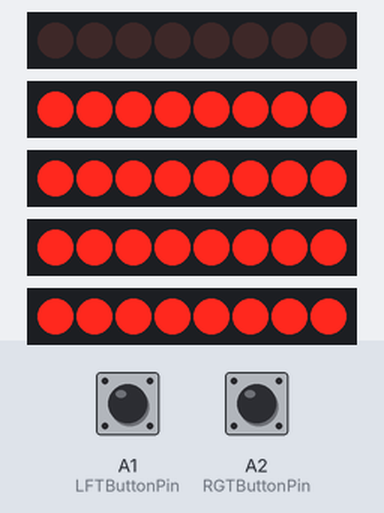
This sketch was run on a simulated Arduino Uno, built with avr-gcc and run on an emulated ATmega328P. On the bench: 5 × 8 shift-register outputs drawn as a row of LEDs (first output left, lit = HIGH). Wiring (inferred from the names in the program): 5 × shift register (74HC595): data pin 4, shift clock pin 3, latch pin 2 / data pin 12, shift clock pin 5 / data pin 6, shift clock pin 7 / data pin 10, shift clock pin 11 / data pin 8, shift clock pin 9. Wiring (inferred from the signals the program sends): 5 × row of LEDs: on Q0, Q1, Q2, Q3, Q4, Q5, Q6, Q7 / on Q0, Q1, Q2, Q3, Q4, Q5, Q6, Q7 / on Q0, Q1, Q2, Q3, Q4, Q5, Q6, Q7 / on Q0, Q1, Q2, Q3, Q4, Q5, Q6, Q7 / on Q0, Q1, Q2, Q3, Q4, Q5, Q6, Q7. Inputs (shaded band) come from the test bench; at power-on: A1 (LFTButtonPin) LOW, A2 (RGTButtonPin) LOW.

Above: at 1.3 s.
1.4 s: A1 (LFTButtonPin) pulled HIGH for 1 s
At 2.77 s:
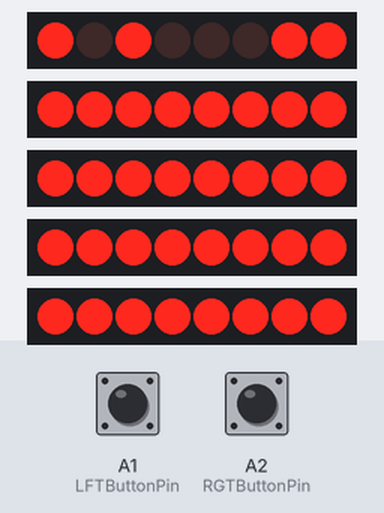
3.0 s: A2 (RGTButtonPin) pulled HIGH for 3.2 s
At 6.8 s:
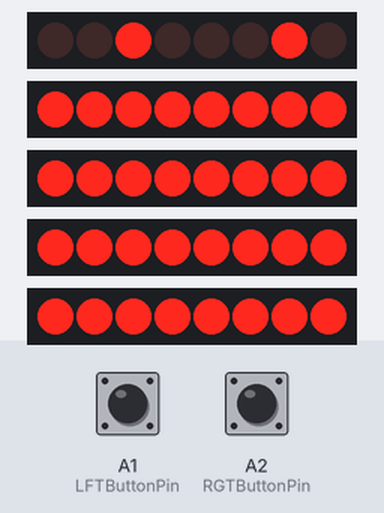
7.7 s: A2 (RGTButtonPin) pulled HIGH for 1 s
At 8.41 s:
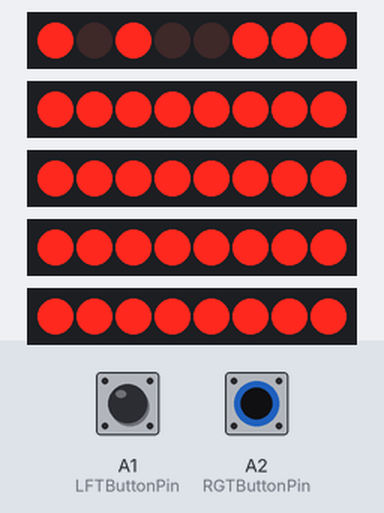
9.3 s: A1 (LFTButtonPin) pulled HIGH for 3.2 s
At 9.77 s:
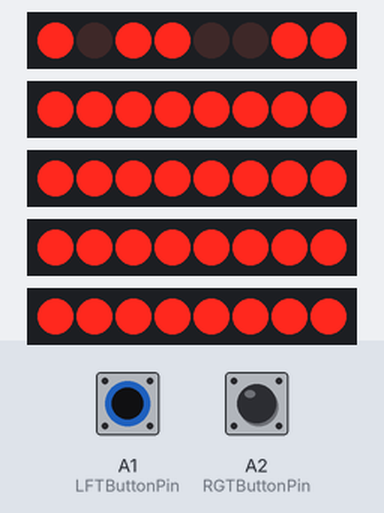
15.5 s: A1 (LFTButtonPin) pulled HIGH for 0.15 s
At 16.11 s:
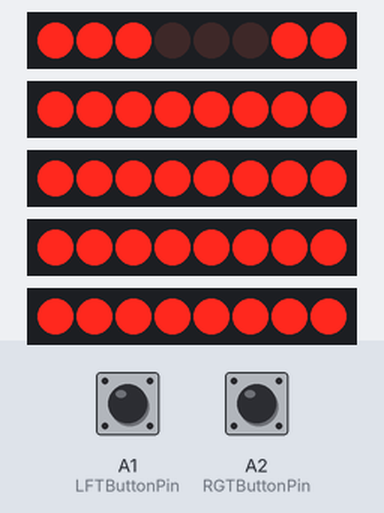
16.2 s: A2 (RGTButtonPin) pulled HIGH for 0.15 s
At 16.45 s:
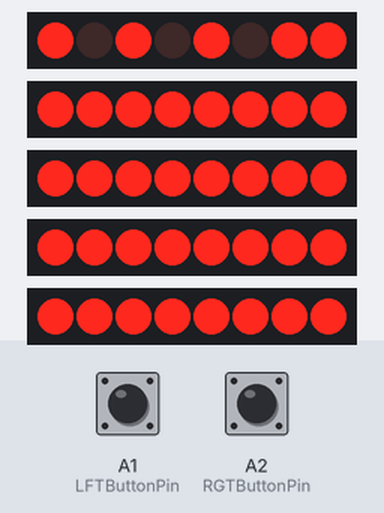
Timing chart, 0 to 33.2 s (numbered marks = the images above; inputs shaded):
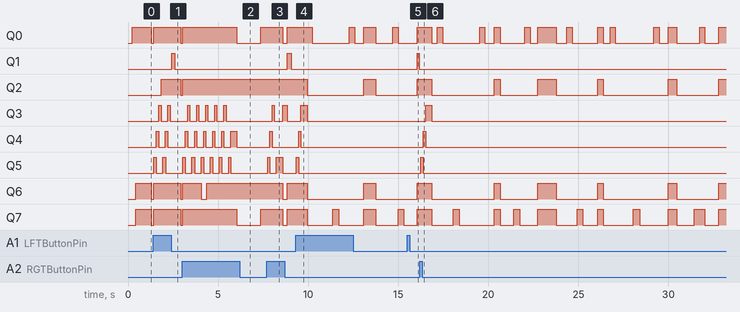

The sketch:

shift_register.ino
```cpp
/*
 Name:		shift_register.ino
 Created:	8/12/2016 1:00:31 PM
 Author:	baoliveira
*/

#include "Fire.h"
#include "Line.h"
#include "Ship.h"

// shift register pins
int latchPin = 2;
int clockPin = 3;
int dataPin = 4;

// ground pins for matrix because we dont have another shift register
int col1Pin = 5;
int col2Pin = 6;
int col3Pin = 7;
int col4Pin = 8;
int col5Pin = 9;
int col6Pin = 10;
int col7Pin = 11;
int col8Pin = 12;

int powerButtonsPin = A0;
int LFTButtonPin = A1;
int RGTButtonPin = A2;

// the column pins array
int columnIds[8] = { col1Pin, col2Pin, col3Pin, col4Pin, col5Pin, col6Pin, col7Pin, col8Pin };

// a 64 bit canvas (8 bytes x 8 bit)
// each position represents a column
byte matrix[8] =
{
	B00000000,
	B00000000,
	B00000000,
	B00000000,
	B00000000,
	B00000000,
	B00000000,
	B00000000
};

// the screen height
const int screenHeight = 8;
// the screen width
const int screenWidth = 8;

// game variables
Ship shipObj;
Fire fireLFTObj;
Fire fireRGTObj;
Line lineObj;

//user interface
unsigned long lastTimeLFTButton = 0;
unsigned long lastTimeRGTButton = 0;


// the setup function runs once when you press reset or power the board
void setup()
{
	Serial.begin(9600);

	pinMode(dataPin, OUTPUT);
	pinMode(latchPin, OUTPUT);
	pinMode(clockPin, OUTPUT);

	pinMode(col1Pin, OUTPUT);
	pinMode(col2Pin, OUTPUT);
	pinMode(col3Pin, OUTPUT);
	pinMode(col4Pin, OUTPUT);
	pinMode(col5Pin, OUTPUT);
	pinMode(col6Pin, OUTPUT);
	pinMode(col7Pin, OUTPUT);
	pinMode(col8Pin, OUTPUT);

	// disable all columns
	digitalWrite(col1Pin, HIGH);
	digitalWrite(col2Pin, HIGH);
	digitalWrite(col3Pin, HIGH);
	digitalWrite(col4Pin, HIGH);
	digitalWrite(col5Pin, HIGH);
	digitalWrite(col6Pin, HIGH);
	digitalWrite(col7Pin, HIGH);
	digitalWrite(col8Pin, HIGH);

	fireLFTObj.Initialize(matrix, screenWidth, screenHeight);
	fireRGTObj.Initialize(matrix, screenWidth, screenHeight);

	lineObj.Initialize(matrix, screenWidth, screenHeight);
	shipObj.Initialize(matrix, screenWidth, screenHeight);

	clearCanvas(matrix, 8);

	// left, right buttons and power
	pinMode(LFTButtonPin, INPUT);
	pinMode(RGTButtonPin, INPUT);

	pinMode(powerButtonsPin, OUTPUT);
	digitalWrite(powerButtonsPin, HIGH);
}

// the loop function runs over and over again until power down or reset
void loop()
{
	// z order canvas being painted
	// we need to paint it only when moving or changing form.
	// each canvas represents a game object being updated
	// update ship

	// update ship
	shipObj.Update();

	if (((millis() - lastTimeLFTButton) > 500) && (digitalRead(LFTButtonPin) == HIGH) )
	{
		lastTimeLFTButton = millis();
		fireLFTObj.SetEnabled(true);
		fireLFTObj.SetX(shipObj.GetX());
		fireLFTObj.SetY(shipObj.GetY()+1);

	}
	if (((millis() - lastTimeRGTButton) > 500) && (digitalRead(RGTButtonPin) == HIGH))
	{
		lastTimeRGTButton = millis();
		fireRGTObj.SetEnabled(true);
		fireRGTObj.SetX(shipObj.GetX() + shipObj.GetWidth() - 1);
		fireRGTObj.SetY(shipObj.GetY()+1);
	}
	// update line
	lineObj.Update();

	// update fire
	fireLFTObj.Update();
	fireRGTObj.Update();

	refreshScreen();
}


void refreshScreen()
{
	int previousCol = screenWidth - 1;
	for (int col = 0; col < screenWidth; col++)
	{
		// take data and feed the shift-registers
		digitalWrite(latchPin, LOW);
		shiftOut(dataPin, clockPin, LSBFIRST, matrix[col]);

		// turn off previous column
		digitalWrite(columnIds[previousCol], HIGH);
		// set row pixels high
		digitalWrite(latchPin, HIGH);
		// turn on current column
		digitalWrite(columnIds[col], LOW);

		previousCol = col;
	}

}

/*
void paintCanvas(byte target[], byte width, byte x, byte y)
{

	for (byte col = 0; col < width; col++)
	{
		matrix[col+x] = matrix[col+x] | (target[col] << y);
	}
}
*/

void clearCanvas(byte target[], byte size)
{
	for (byte pos = 0; pos < size; pos++)
	{
		target[pos] = 0;
	}
}
/*
void invalidateCanvas(byte target[], byte width, byte x, byte y)
{
	for (byte col = 0; col < width; col++)
	{
		matrix[col + x] = matrix[col + x] ^ (target[col] << (y));
	}
}
*/
```

Canvas.cpp
```cpp
#include "Canvas.h"


Canvas::Canvas()
{
}


Canvas::~Canvas()
{
	if (_imagePtr != 0)
	{
		delete[] _imagePtr;
	}
}


short Canvas::GetWidth()
{
	return _width;
}
void Canvas::SetWidth(short width)
{
	if (width != _width)
	{
		_width = width;
	}
}

short Canvas::GetHeight()
{
	return _height;
}
void Canvas::SetHeight(short height)
{
	if (height != _height)
	{
		_height = height;
	}
}


// care allocating new image instance
void Canvas::SetImage(const byte image[])
{
	if (_imagePtr != 0)
	{
		delete _imagePtr;
	}
	_imagePtr = new byte[_width];
	for (short i = 0; i < _width; i++)
	{
		_imagePtr[i] = image[i];
	}

}

byte* Canvas::GetImageArray()
{
	return _imagePtr;
}

void Canvas::SetScreenWidth(byte width)
{
	if (width != _screenWidth)
	{
		_screenWidth = width;
	}
}

byte Canvas::GetScreenWidth()
{
	return _screenWidth;
}

void Canvas::SetScreenHeight(byte height)
{
	_screenHeight = height;
}

byte Canvas::GetScreenHeight()
{
	return _screenHeight;
}

void Canvas::SetScreen(byte* screen)
{
	_screenPtr = screen;
}

byte* Canvas::GetScreen()
{
	return _screenPtr;
}

void Canvas::ClearScreen()
{
	byte size = GetScreenWidth();
	byte* screenPtr = GetScreen();

	for (byte pos = 0; pos < size; pos++)
	{

		*((byte*)(screenPtr + pos)) = 0;
	}
}

void Canvas::InvalidateRect(short x, short y)
{
	for (byte col = 0; col < _width; col++)
	{
		*((byte*)(_screenPtr + col + x)) = *((byte*)(_screenPtr + col + x)) ^ (*(byte*)(_imagePtr + col) << (y));
	}
}

void Canvas::Paint(short x, short y)
{
	for (byte col = 0; col < _width; col++)
	{
		*((byte*)(_screenPtr + col + x)) = *((byte*)(_screenPtr + col + x)) | (*(byte*)(_imagePtr + col) << y);
	}

}
```

Canvas.h
```cpp
#ifndef Canvas_h
#define Canvas_h
#include "Arduino.h"

class Canvas
{
protected:
	byte* _screenPtr = 0;
	byte _screenWidth = 0;
	byte _screenHeight = 0;
	byte* _imagePtr = 0;
	short _width;
	short _height;
public:
	Canvas();
	~Canvas();

	short GetWidth();
	void SetWidth(short width);
	short GetHeight();
	void SetHeight(short height);

	void SetImage(const byte image[]);
	byte* GetImageArray();

	void SetScreenWidth(byte width);
	byte GetScreenWidth();

	void SetScreenHeight(byte height);
	byte GetScreenHeight();


	void SetScreen(byte* screen);
	byte* GetScreen();

	void ClearScreen();
	void InvalidateRect(short x, short y);
	void Paint(short x, short y);
};

#endif
```

Fire.cpp
```cpp
#include "Fire.h"

Fire::Fire()
{


}


Fire::~Fire()
{
}

void Fire::Initialize(byte* screenPtr, byte screenWidth, byte screenHeight)
{
	// fire properties
	SetX(0);
	SetY(0);

	SetHDir(0);
	SetVDir(1);
	SetSpeed(8);
	SetLastUpdate(0);
	SetEnabled(false);

	Canvas *canvas = GetCanvas();
	canvas->SetWidth(1);
	canvas->SetHeight(1);
	canvas->SetImage(fire);
	canvas->SetScreenWidth(screenWidth);
	canvas->SetScreenHeight(screenHeight);
	canvas->SetScreen(screenPtr);

	/*
	if ((canvas->GetScreen()) != screenPtr)
	{
		Serial.println(" test 1 - pointers diferentes");
	}
	if (*(canvas->GetScreen()) != *screenPtr)
	{
		Serial.println(" test 2 - valores de pointers diferentes");
	}
	Serial.println("fim fire init");
	*/
}

void Fire::Update()
{
	if (GetEnabled() && (millis() - GetLastUpdate()) > 1000 / GetSpeed())
	{
		if (GetLastUpdate() != 0)
			GetCanvas()->InvalidateRect(GetX(), GetY());

		SetY(GetY() + GetVDir());

		if ((GetY() + GetHeight() - 1) > GetCanvas()->GetScreenHeight() - 1)
		{
			SetEnabled(false);
			SetLastUpdate(0);
		}
		else if (GetY() < 0)
		{
			SetEnabled(false);
			SetLastUpdate(0);
		}

		if (GetEnabled())
		{
			/*
			Serial.print(GetX());
			Serial.print(",");
			Serial.print(GetY());
			*/
			GetCanvas()->Paint(GetX(), GetY());
			SetLastUpdate(millis());
		}
	}

}
```

Fire.h
```cpp
#ifndef Fire_h
#define Fire_h

#include "GameObj.h"

class Fire :
	public GameObj
{
protected:
	// fire bitmap

	const byte fire[1] =
	{
		B1
	};

public:

	Fire();
	~Fire();

	void Initialize(byte* screenPtr, byte screenWidth, byte screenHeight);
	void Update();
};

#endif
```

GameObj.cpp
```cpp
#include "GameObj.h"


GameObj::GameObj()
{
	_enabled = false;
	_lastUpdate = 0;
	_x = -1;
	_y = -1;
	_hdir = 0;
	_vdir = 0;
	_speed = 0;
}


GameObj::~GameObj()
{

}

void GameObj::SetCanvas(Canvas *canvas)
{
	_canvas = *canvas;
}

Canvas *GameObj::GetCanvas()
{
	return &_canvas;
}
```

GameObj.h
```cpp
#ifndef GameObj_h
#define GameObj_h

#include "Arduino.h"
#include "Canvas.h"

//base class gameobj
class GameObj
{
private:
	Canvas _canvas;

	bool _enabled;
	unsigned long _lastUpdate;
	short _x;
	short _y;
	short _hdir;
	short _vdir;
	short _speed;
protected:
	void SetCanvas(Canvas *canvas);
	Canvas *GetCanvas();

public:
	// returns if the object is enabled
	bool GetEnabled()
	{
		return _enabled;
	}

	void SetEnabled(bool enabled)
	{
		if (enabled != _enabled)
		{
			_enabled = enabled;
		}
	}

	unsigned long GetLastUpdate()
	{
		return _lastUpdate;
	}

	void SetLastUpdate(unsigned long lastUpdate)
	{
		if (lastUpdate != _lastUpdate)
		{
			_lastUpdate = lastUpdate;
		}
	}

	short GetX()
	{
		return _x;
	}
	void SetX(short x)
	{
		if (x != _x)
		{
			_x = x;
		}
	}

	short GetY()
	{
		return _y;
	}
	void SetY(short y)
	{
		if (y != _y)
		{
			_y = y;
		}
	}

	short GetWidth()
	{
		return _canvas.GetWidth();
	}


	short GetHeight()
	{
		return _canvas.GetHeight();
	}


	short GetVDir()
	{
		return _vdir;
	}
	void SetVDir(short vdir)
	{
		if (vdir != _vdir)
		{
			_vdir = vdir;
		}
	}

	short GetHDir()
	{
		return _hdir;
	}
	void SetHDir(short hdir)
	{
		if (hdir != _hdir)
		{
			_hdir = hdir;
		}
	}

	short GetSpeed()
	{
		return _speed;
	}
	void SetSpeed(short speed)
	{
		if (speed != _speed)
		{
			_speed = speed;
		}
	}


	GameObj();

	~GameObj();

	// initialization of the game object
	virtual void Initialize(byte* screenPtr, byte screenWidth, byte screenHeight)
	{
		SetX(0);
		SetY(0);
		SetHDir(0);
		SetVDir(0);
		SetSpeed(0);
		SetLastUpdate(0);
		SetEnabled(false);
	};

	// updates the game object
	virtual void Update() = 0;
};

#endif
```

Line.cpp
```cpp
#include "Line.h"


Line::Line()
{
}


Line::~Line()
{
}

void Line::Initialize(byte* screenPtr, byte screenWidth, byte screenHeight)
{
	// fire properties
	SetX(7);
	SetY(7);

	SetHDir(-1);
	SetVDir(0);
	SetSpeed(5);
	SetLastUpdate(0);
	SetEnabled(true);

	Canvas *canvas = GetCanvas();
	canvas->SetWidth(2);
	canvas->SetHeight(1);
	canvas->SetImage(line);
	canvas->SetScreenWidth(screenWidth);
	canvas->SetScreenHeight(screenHeight);
	canvas->SetScreen(screenPtr);

}

void Line::Update()
{
	if (GetEnabled() && (millis() - GetLastUpdate()) > 1000 / GetSpeed())
	{
		if (GetLastUpdate() != 0)
			GetCanvas()->InvalidateRect(GetX(), GetY());

		SetY(GetY() + GetVDir());

		if ((GetY() + GetHeight() - 1) > GetCanvas()->GetScreenHeight() - 1)
		{
			SetY(GetCanvas()->GetScreenHeight() - GetHeight());
			SetVDir(GetVDir() * (-1));
			SetY(GetY() + GetVDir());
		}
		else if (GetY() < 0)
		{
			SetY(0);
			SetVDir(GetVDir() * (-1));
			SetY(GetY() + GetVDir());
		}


		//move horizontal
		SetX(GetX() + GetHDir());

		//control screen limits and rever direction
		if ((GetX() + GetWidth() - 1) > GetCanvas()->GetScreenWidth() - 1)
		{
			SetX(GetCanvas()->GetScreenWidth() - GetWidth());
			SetHDir(GetHDir() * (-1));
			SetX(GetX() + GetHDir());
		}
		else if (GetX() < 0)
		{
			SetX(0);
			SetHDir(GetHDir() * (-1));
			SetX(GetX() + GetHDir());
		}

		if (GetEnabled())
		{
			/*
			Serial.print(GetX());
			Serial.print(",");
			Serial.print(GetY());
			*/
			GetCanvas()->Paint(GetX(), GetY());
			SetLastUpdate(millis());
		}
	}

}
```

Line.h
```cpp
#ifndef Line_h
#define Line_h

#include "GameObj.h"
#include "Arduino.h"

class Line :
	public GameObj
{
private:

	// line bitmap
	const byte line[2] =
	{
		B1,
		B1

	};

public:
	Line();
	~Line();

	void Initialize(byte* screenPtr, byte screenWidth, byte screenHeight);
	void Update();

};


#endif
```

Ship.cpp
```cpp
#include "Ship.h"


Ship::Ship()
{
}


Ship::~Ship()
{
}

void Ship::Initialize(byte* screenPtr, byte screenWidth, byte screenHeight)
{
	// fire properties
	SetX(1);
	SetY(0);

	SetHDir(1);
	SetVDir(0);
	SetSpeed(3);
	SetLastUpdate(0);
	SetEnabled(true);

	Canvas *canvas = GetCanvas();
	canvas->SetWidth(3);
	canvas->SetHeight(2);
	canvas->SetImage(ship);
	canvas->SetScreenWidth(screenWidth);
	canvas->SetScreenHeight(screenHeight);
	canvas->SetScreen(screenPtr);
}

void Ship::Update()
{
	if (GetEnabled() && (millis() - GetLastUpdate()) > 1000 / GetSpeed())
	{
		if (GetLastUpdate() != 0)
			GetCanvas()->InvalidateRect(GetX(), GetY());

		// move vertical
		SetY(GetY() + GetVDir());

		if ((GetY() + GetHeight() - 1) > GetCanvas()->GetScreenHeight() - 1)
		{
			SetY(GetCanvas()->GetScreenHeight() - GetHeight());
			SetVDir(GetVDir() * (-1));
			SetY(GetY() + GetVDir());
		}
		else if (GetY() < 0)
		{
			SetY(0);
			SetVDir(GetVDir() * (-1));
			SetY(GetY() + GetVDir());
		}

		//move horizontal
		SetX(GetX() + GetHDir());

		//control screen limits and rever direction
		if ((GetX() + GetWidth() - 1) > GetCanvas()->GetScreenWidth() - 1)
		{
			SetX(GetCanvas()->GetScreenWidth() - GetWidth());
			SetHDir(GetHDir() * (-1));
			SetX(GetX() + GetHDir());
		}
		else if (GetX() < 0)
		{
			SetX(0);
			SetHDir(GetHDir() * (-1));
			SetX(GetX() + GetHDir());
		}
		if (GetEnabled())
		{
			/*
			Serial.print(GetX());
			Serial.print(",");
			Serial.print(GetY());
			*/
			GetCanvas()->Paint(GetX(), GetY());
			SetLastUpdate(millis());
		}
	}

}
```

Ship.h
```cpp
#ifndef Ship_h
#define Ship_h

#include "GameObj.h"
#include "Arduino.h"

class Ship :
	public GameObj
{
private:
	// ship bitmap
	const byte ship[3] =
	{
		B00001,
		B00010,
		B00001,
	};

public:
	Ship();
	~Ship();

	void Initialize(byte* screenPtr, byte screenWidth, byte screenHeight);
	void Update();

};

#endif
```
